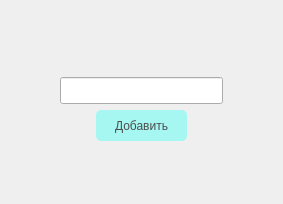
                 <widget class="QWidget" name="page_10">
                  <layout class="QVBoxLayout" name="verticalLayout_41">
                   <item>
                    <layout class="QVBoxLayout" name="verticalLayout_23">
                     <item>
                      <layout class="QVBoxLayout" name="verticalLayout_22">
                       <item>
                        <layout class="QVBoxLayout" name="verticalLayout_21">
                         <item>
                          <layout class="QHBoxLayout" name="horizontalLayout_12">
                           <property name="spacing">
                            <number>6</number>
                           </property>
                           <property name="sizeConstraint">
                            <enum>QLayout::SetMaximumSize</enum>
                           </property>
                           <item>
                            <widget class="QPushButton" name="btn_20">
                             <property name="styleSheet">
                              <string notr="true">QPushButton{
	border: none;
	color: white;
	
}</string>
                             </property>
                             <property name="text">
                              <string/>
                             </property>
                             <property name="icon">
                              <iconset>
                               <normaloff>../images/Icons8-Ios7-Arrows-Back.ico</normaloff>../images/Icons8-Ios7-Arrows-Back.ico</iconset>
                             </property>
                            </widget>
                           </item>
                           <item>
                            <spacer name="horizontalSpacer_28">
                             <property name="orientation">
                              <enum>Qt::Horizontal</enum>
                             </property>
                             <property name="sizeHint" stdset="0">
                              <size>
                               <width>40</width>
                               <height>20</height>
                              </size>
                             </property>
                            </spacer>
                           </item>
                          </layout>
                         </item>
                         <item>
                          <spacer name="verticalSpacer_15">
                           <property name="orientation">
                            <enum>Qt::Vertical</enum>
                           </property>
                           <property name="sizeHint" stdset="0">
                            <size>
                             <width>20</width>
                             <height>40</height>
                            </size>
                           </property>
                          </spacer>
                         </item>
                        </layout>
                       </item>
                       <item>
                        <layout class="QVBoxLayout" name="verticalLayout_19">
                         <item>
                          <layout class="QHBoxLayout" name="horizontalLayout_13">
                           <item>
                            <spacer name="horizontalSpacer_29">
                             <property name="orientation">
                              <enum>Qt::Horizontal</enum>
                             </property>
                             <property name="sizeHint" stdset="0">
                              <size>
                               <width>40</width>
                               <height>20</height>
                              </size>
                             </property>
                            </spacer>
                           </item>
                           <item>
                            <widget class="QLineEdit" name="line_33">
                             <property name="minimumSize">
                              <size>
                               <width>163</width>
                               <height>27</height>
                              </size>
                             </property>
                             <property name="maximumSize">
                              <size>
                               <width>262</width>
                               <height>27</height>
                              </size>
                             </property>
                            </widget>
                           </item>
                           <item>
                            <spacer name="horizontalSpacer_30">
                             <property name="orientation">
                              <enum>Qt::Horizontal</enum>
                             </property>
                             <property name="sizeHint" stdset="0">
                              <size>
                               <width>40</width>
                               <height>20</height>
                              </size>
                             </property>
                            </spacer>
                           </item>
                          </layout>
                         </item>
                         <item>
                          <layout class="QHBoxLayout" name="horizontalLayout_14">
                           <item>
                            <spacer name="horizontalSpacer_31">
                             <property name="orientation">
                              <enum>Qt::Horizontal</enum>
                             </property>
                             <property name="sizeHint" stdset="0">
                              <size>
                               <width>40</width>
                               <height>20</height>
                              </size>
                             </property>
                            </spacer>
                           </item>
                           <item>
                            <widget class="QPushButton" name="btn_7">
                             <property name="sizePolicy">
                              <sizepolicy hsizetype="Fixed" vsizetype="Fixed">
                               <horstretch>0</horstretch>
                               <verstretch>0</verstretch>
                              </sizepolicy>
                             </property>
                             <property name="minimumSize">
                              <size>
                               <width>91</width>
                               <height>31</height>
                              </size>
                             </property>
                             <property name="styleSheet">
                              <string notr="true">QPushButton{
	border-radius: 5px;
	background-color: #a6f7f1;
   	transition: 2s linear; 
	color: #4c4d4d;
}

QPushButton:hover{
	background-color: #89f0ea;
}

</string>
                             </property>
                             <property name="text">
                              <string>Добавить</string>
                             </property>
                            </widget>
                           </item>
                           <item>
                            <spacer name="horizontalSpacer_32">
                             <property name="orientation">
                              <enum>Qt::Horizontal</enum>
                             </property>
                             <property name="sizeHint" stdset="0">
                              <size>
                               <width>40</width>
                               <height>20</height>
                              </size>
                             </property>
                            </spacer>
                           </item>
                          </layout>
                         </item>
                        </layout>
                       </item>
                      </layout>
                     </item>
                     <item>
                      <layout class="QVBoxLayout" name="verticalLayout_20">
                       <item>
                        <layout class="QHBoxLayout" name="horizontalLayout_15">
                         <item>
                          <spacer name="horizontalSpacer_33">
                           <property name="orientation">
                            <enum>Qt::Horizontal</enum>
                           </property>
                           <property name="sizeHint" stdset="0">
                            <size>
                             <width>40</width>
                             <height>20</height>
                            </size>
                           </property>
                          </spacer>
                         </item>
                         <item>
                          <widget class="QLabel" name="label_33">
                           <property name="minimumSize">
                            <size>
                             <width>181</width>
                             <height>20</height>
                            </size>
                           </property>
                           <property name="text">
                            <string/>
                           </property>
                           <property name="alignment">
                            <set>Qt::AlignCenter</set>
                           </property>
                          </widget>
                         </item>
                         <item>
                          <spacer name="horizontalSpacer_34">
                           <property name="orientation">
                            <enum>Qt::Horizontal</enum>
                           </property>
                           <property name="sizeHint" stdset="0">
                            <size>
                             <width>40</width>
                             <height>20</height>
                            </size>
                           </property>
                          </spacer>
                         </item>
                        </layout>
                       </item>
                       <item>
                        <spacer name="verticalSpacer_14">
                         <property name="orientation">
                          <enum>Qt::Vertical</enum>
                         </property>
                         <property name="sizeHint" stdset="0">
                          <size>
                           <width>16</width>
                           <height>26</height>
                          </size>
                         </property>
                        </spacer>
                       </item>
                      </layout>
                     </item>
                    </layout>
                   </item>
                  </layout>
                 </widget>
